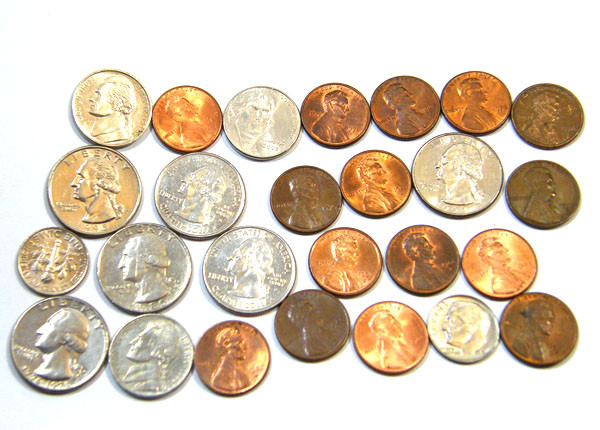
//> input picture Images/Coin Array.jpg, 600 x 430 px
$ ./main 'Images/Coin Array.jpg' out.png   (built with g++ and OpenCV 4)
//> lines starting //> are read from the running program, lines starting //| are printed output that depends on the picture
#include "opencv2\imgproc\imgproc.hpp"
#include"opencv2\highgui\highgui.hpp"
#include <iostream>

using namespace std;
using namespace cv;

int main(int argc, char**argv)
{
	//load in picture
	if (argc != 3)//checks to see if arguments are correct
	{
		cout << "Invalid # of arguments\n";
		return -1;
	}
	Mat src = imread(argv[1], IMREAD_COLOR); //reads in image
//> src is the input picture: 430 rows x 600 cols, CV_8UC3; mean B, G, R 186.5, 205.8, 221.5
	if (!src.data)//checks to see if image was successfully read
	{
		cout << "Image could not be read\n";
		return-1;
	}
	Mat src_gray;
	cvtColor(src, src_gray, COLOR_BGR2GRAY); //convert the image to gray
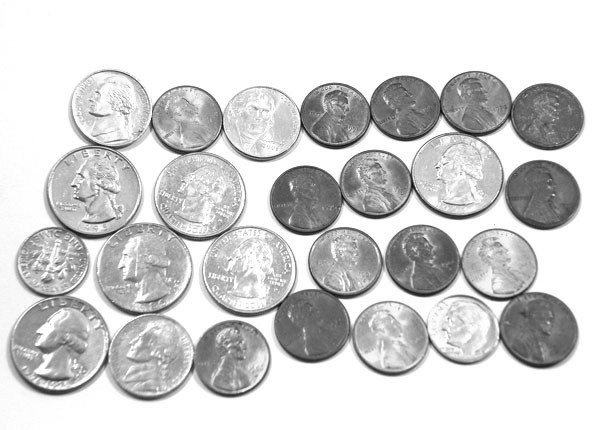
//> src_gray: 430 rows x 600 cols, CV_8UC1; min 7, max 255, mean 208.4
	//find if any circular objects are in the picture
	vector<Vec3f> circles;
	GaussianBlur(src_gray, src_gray, Size(3, 3), 0, 0);
	HoughCircles(src_gray, circles, CV_HOUGH_GRADIENT, 1, src_gray.rows / 10, 90, 50, 100, 300);
//> circles = 62 circles (x, y, radius), first 12: [240.5, 238.5, 145.4], [319.5, 268.5, 175.1], [350.5, 224.5, 139.9], [234.5, 290.5, 175.1], [146.5, 263.5, 125.6], [230.5, 334.5, 216.9], [188.5, 244.5, 123.4], [363.5, 172.5, 194.9], [332.5, 336.5, 192.7], [273.5, 268.5, 137.6], [303.5, 213.5, 125.6], [299.5, 413.5, 256.5]
	for (size_t i = 0; i < circles.size(); i++)
	{
		Point center(cvRound(circles[i][0]), cvRound(circles[i][1]));
		int radius = cvRound(circles[i][2]);
		// circle center
		circle(src, center, 3, Scalar(0, 255, 0), -1, 8, 0);
		// circle outline
		circle(src, center, radius, Scalar(0, 0, 255), 3, 8, 0);
	}
//> this loop made 62 passes
//> (center, radius) on passes 1 to 12: (Point(240, 238), 145), (Point(320, 268), 175), (Point(350, 224), 140), (Point(234, 290), 175), (Point(146, 264), 126), (Point(230, 334), 217), (Point(188, 244), 123), (Point(364, 172), 195), (Point(332, 336), 193), (Point(274, 268), 138), (Point(304, 214), 126), (Point(300, 414), 256)
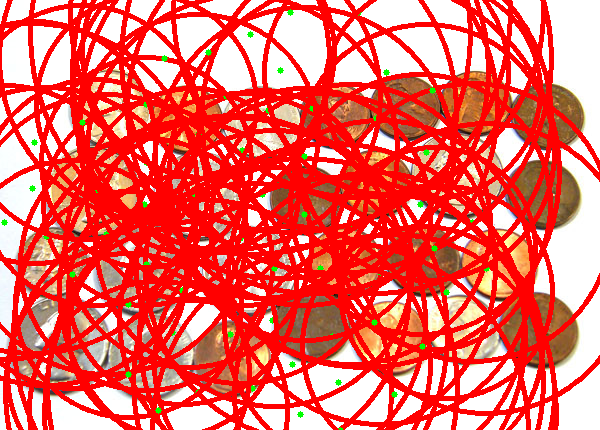
//> src: 430 rows x 600 cols, CV_8UC3; mean B, G, R 92.4, 100.5, 241.3
	imwrite(argv[2] , src);
	//If no objects found exit
	cout << circles.size() << endl;
//| 62
	return 0;
}
